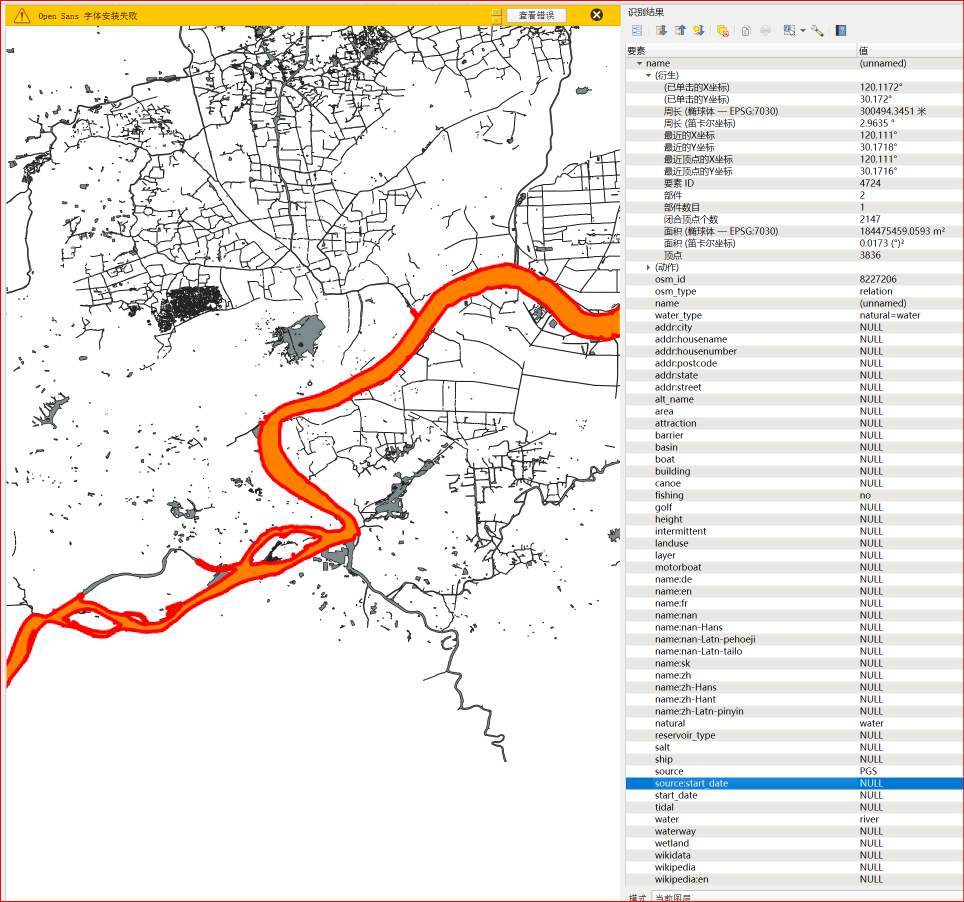
#> input picture pbf_cache/要素识别.png, 1928 x 1804 px (shown at 1/2 size)
$ python -i compare_reference_road_mask.py   (imports and definitions only)
#> lines starting #> are read from the running program, lines starting #| are printed output that depends on the picture; after the words box and inside, x2 and y2 are one past the last pixel; in counts of white or black regions, pixels touching at a corner belong together
#> further down, picture is the input picture: shape (1804, 1928, 3); mean B, G, R 227.6, 232.1, 237.9
"""Diagnostic raster road candidates; never a source of production geometry.

Reuse frozen Paris registration. Gray gaps in the reference may also be shadows,
terrain or open space; color classes below are appearance evidence, not labels.
"""
import argparse
import hashlib
import json
from pathlib import Path

import numpy as np
from PIL import Image, ImageDraw, ImageFont
from scipy import ndimage as ndi

ROOT = Path(__file__).resolve().parents[1]


def extract(rgb, radius=12, min_component=12):
#> called with radius = 12, min_component = 12
    gray = rgb.mean(axis=2)
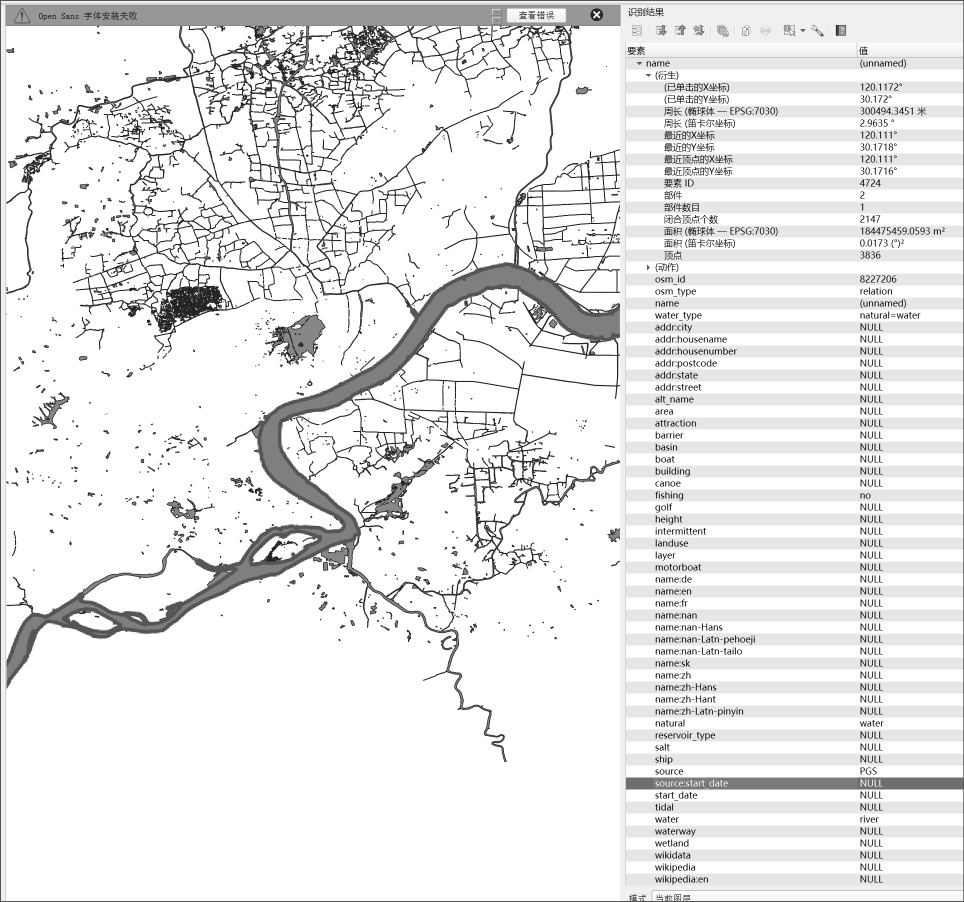
#> gray: shape (1804, 1928) float64 (shown at 1/2 size); min 0, max 255, mean 232.5
    neutral = np.ptp(rgb.astype(np.int16), axis=2) <= 8
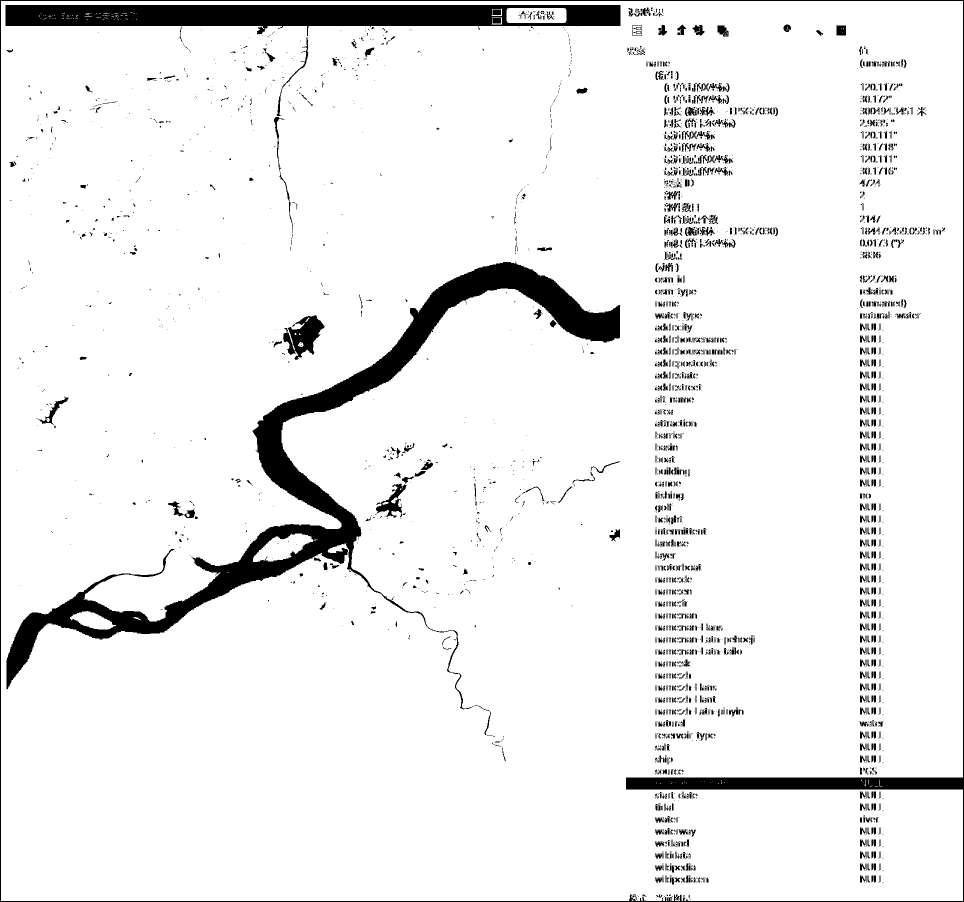
#> neutral: shape (1804, 1928) bool (shown at 1/2 size); 93.1% white; 3186 black regions (2145 under 20 px), largest, box (x1, y1, x2, y2) and area: (13, 523, 1240, 1419) 88888, (11, 10, 1241, 85) 47603, (0, 0, 1928, 1804) 31366
    raw = neutral & (gray >= 105) & (gray <= 190)
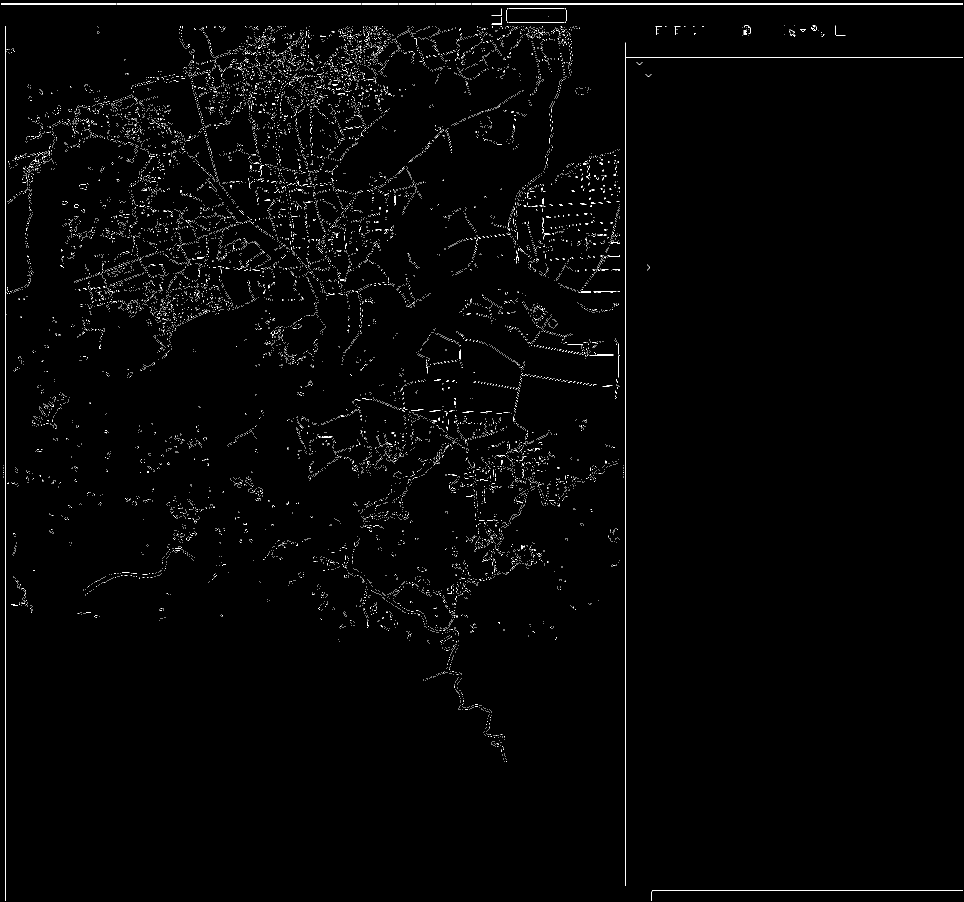
#> raw: shape (1804, 1928) bool (shown at 1/2 size); 1.1% white in thin lines or dots
    labels, _ = ndi.label(raw)
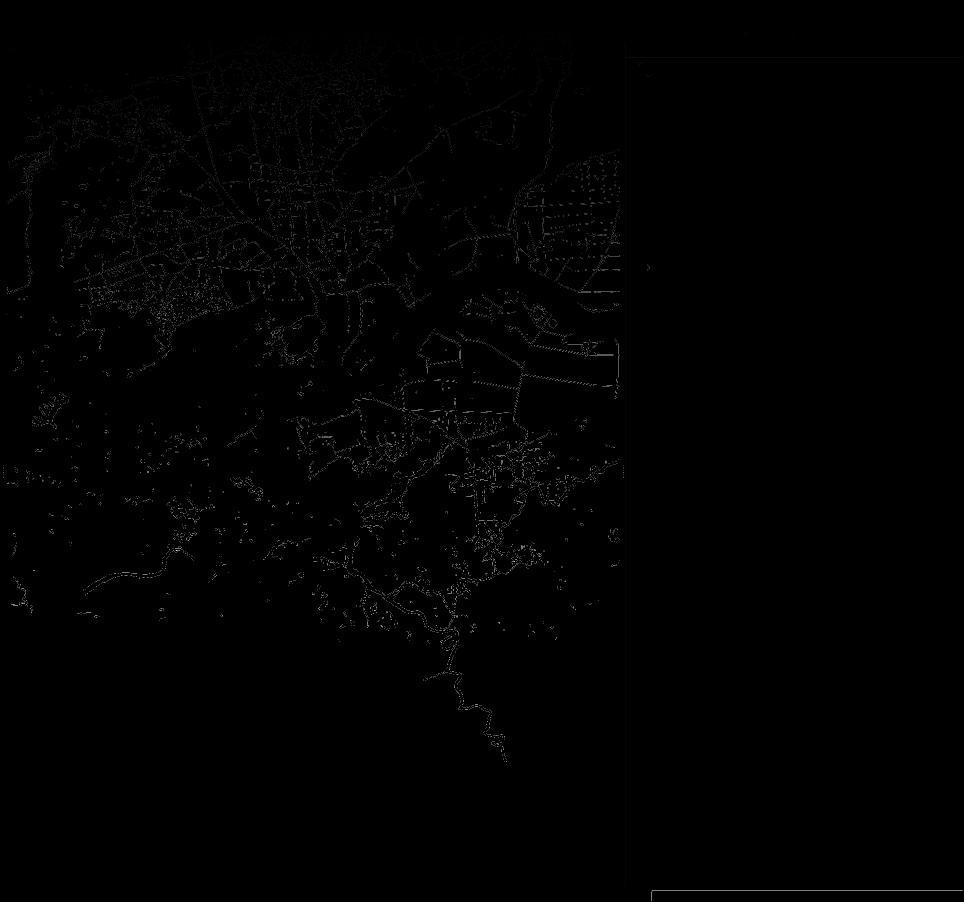
#> labels: shape (1804, 1928) int32 (shown at 1/2 size); min 0, max 20146, mean 91.3; drawn with min black and max white
    sizes = np.bincount(labels.ravel())
    raw &= sizes[labels] >= min_component
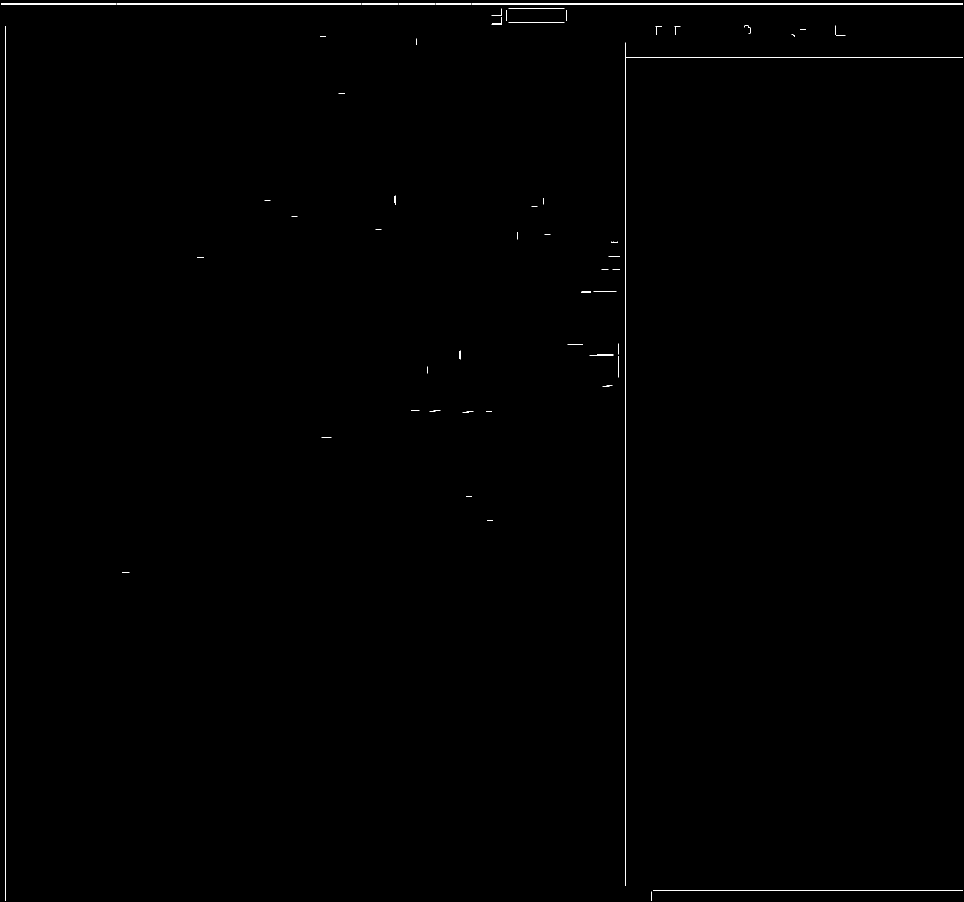
#> raw: shape (1804, 1928) bool (shown at 1/2 size); 0.28% white in thin lines or dots
    # Broad gray regions cannot confidently be called road corridors.
    wide = ndi.distance_transform_edt(raw) > radius
#> wide: shape (1804, 1928) bool; every value is 0
    uncertain = raw & ndi.binary_dilation(wide, iterations=max(1, round(radius)))
    return raw & ~uncertain, uncertain


# [71 lines left out: function main, not called in this run]


# [2 lines not run here, left out]

>>> import cv2
>>> picture = cv2.imread('../pbf_cache/要素识别.png')
>>> result = extract(picture)
